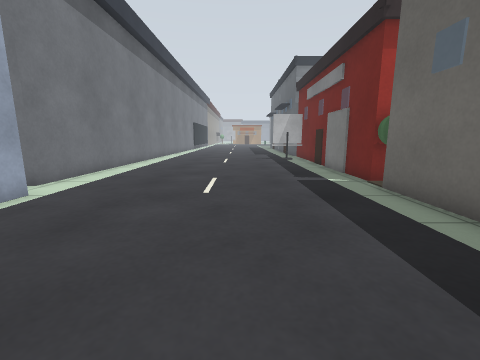
[1] (above)

20 first-person views from a walk through a robot-simulator world made for Gazebo. The camera is 0.72 m above the floor, tilts 10° down and sees 90° across. Floor lines are 1 m apart. The floor is counted in squares, 0.5 m on a side. Each view is taken from the middle of a square. On the plan, view 1 faces up. The plan holds only what a view shows up to about 13 squares ahead; the rest is blank. The place goes on beyond the plan.

[2]
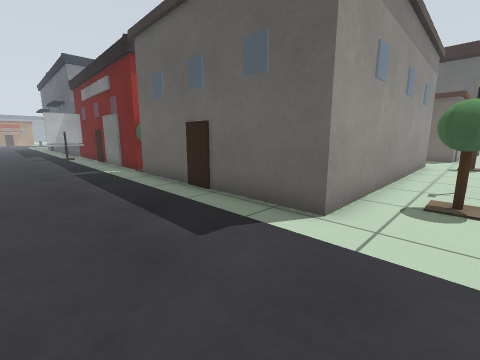

[3]
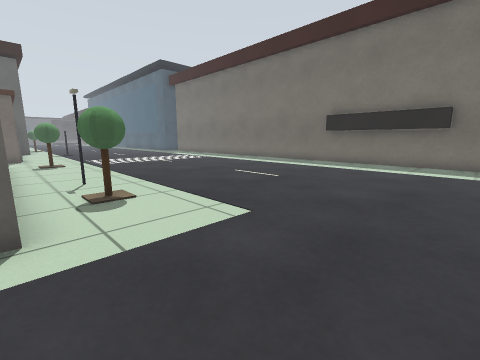

[4]
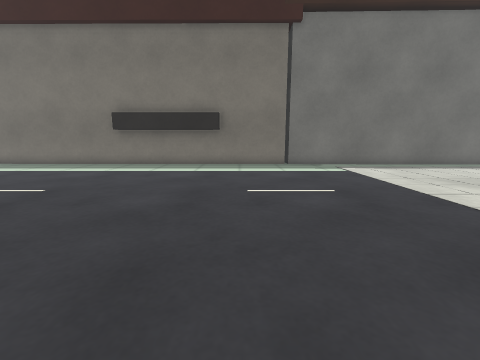

[5]
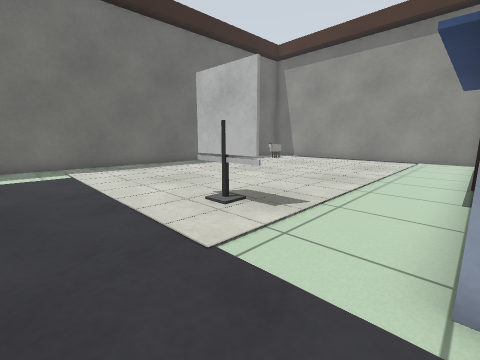

[6]
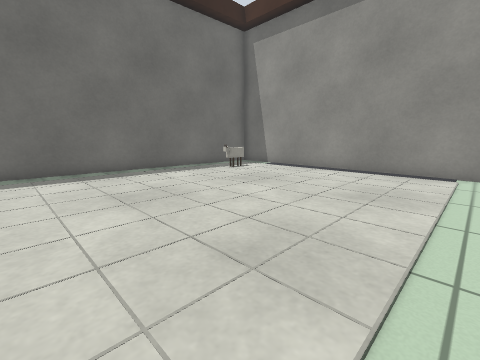

[7]
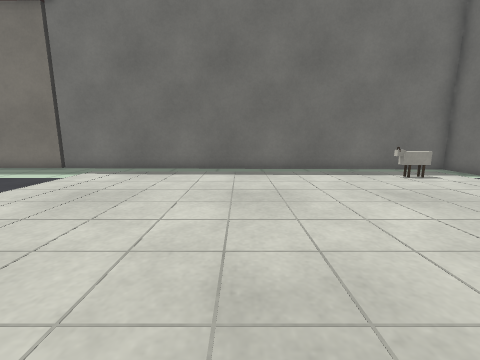

[8]
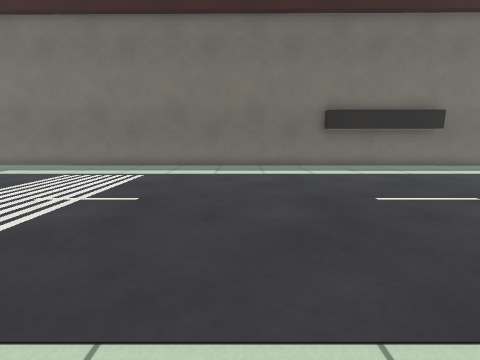

[9]
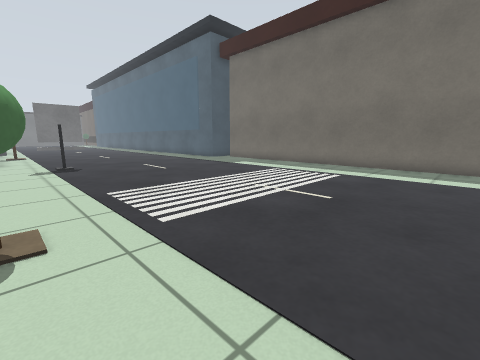

[10]
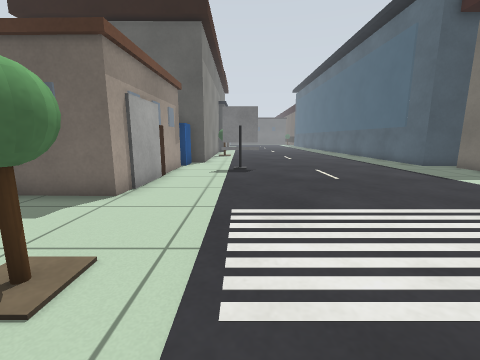

[11]
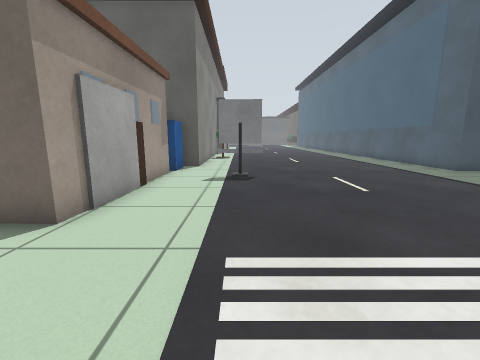

[12]
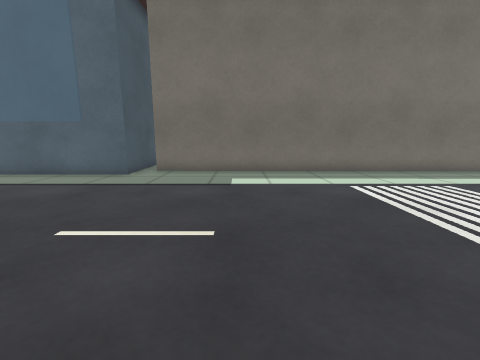

[13]
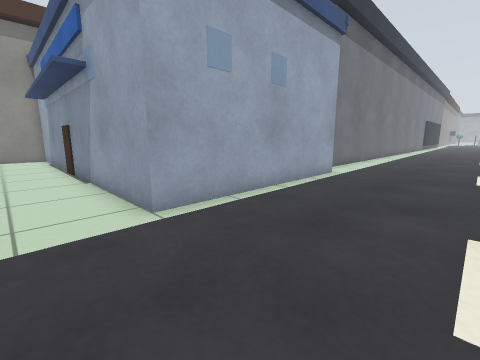

[14]
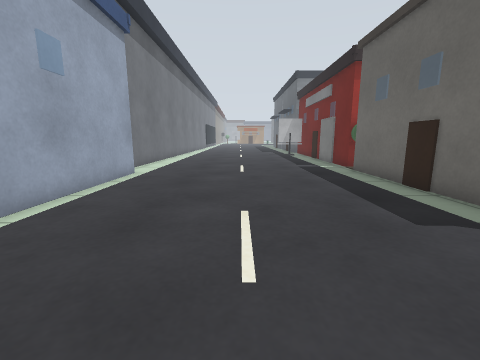

[15]
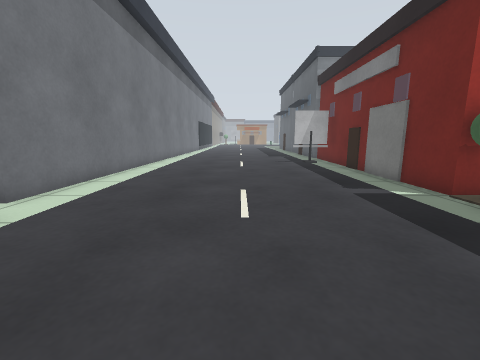

[16]
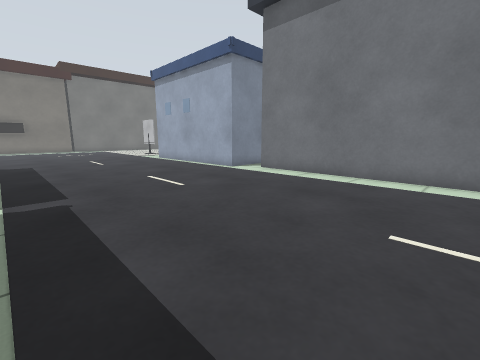

[17]
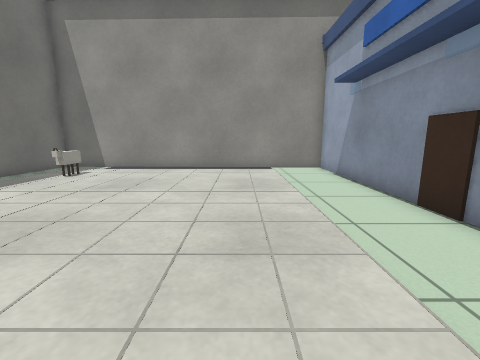

[18]
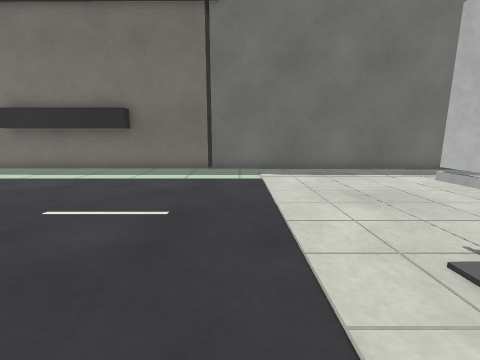

[19]
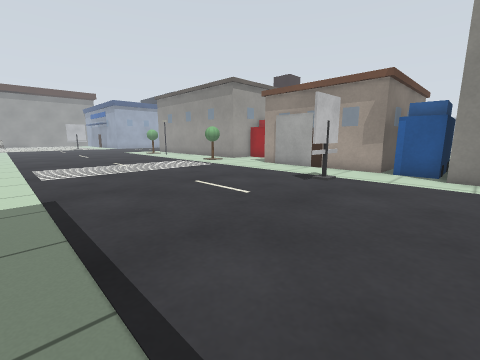

[20]
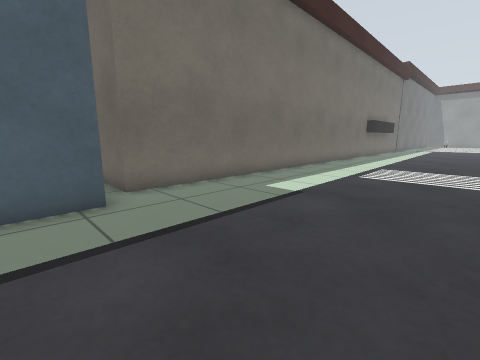

### Floor plan
Key: @ floor where view 1 was taken; # wall or solid block; . floor; = window, fence, low wall or low ledge; H house; S fire station; T tree; L lamp; B grey box; R brown box; I sign; C car; U blue box; O other object.
Columns run from 20 left of view 1 to 28 right of it. Each row starts with its distance up from view 1.
 15               H.........S
 14               H.........S
 13               H.........S
 12               H.........S
 11               H.........S
 10               H.........S
  9               H.........S
  8               H.........TT
  7              H..........TT
  6             OOOO........H
  5                O........H
  4                O........H
  3                O........H                    H
  2                O........H                    H B
  1                O........H              H     H C
  0                O....@...H             .H     H C
 -1 B              O........HHHHHHHHHHHH...H     HCC
 -2 BOOOOOOOOOOOOOOO..........T........T...HHHHHHHCC
 -3 B...OOOOOOOO..............TT.L.....TT..........BB
 -4 B...........................................I....
 -5 B............I..............................I....
 -6 B............I..............................I....
 -7 B............I...................................
 -8 B................................................
 -9 B................................................
-10 B................................................
-11 B................................................
-12 B..O.............................................
-13 B..O.............................................
-14 B..............................................==
-15 BBBBBBBBBBBBBBBBBRBBB#######BB................UUU
-16                  RB BBBBBBBBBBBBBBBBBBBBBBBBBBU
-17                  RB                          BU
-18                  R                           BU

Where each view was taken, in squares from view 1:
view 1: 0 up, 0 right, facing up
view 2: 3 down, 0 right, facing up-right
view 3: 1 down, 0 right, facing down-right
view 4: 2 down, 0 right, facing down
view 5: 2 down, 3 left, facing down-left
view 6: 4 down, 9 left, facing down-left
view 7: 4 down, 11 left, facing down
view 8: 3 down, 11 right, facing down
view 9: 3 down, 11 right, facing down-right
view 10: 5 down, 13 right, facing right
view 11: 5 down, 15 right, facing right
view 12: 5 down, 21 right, facing down
view 13: 4 down, 1 left, facing up-left
view 14: 4 down, 1 left, facing up
view 15: 2 up, 1 left, facing up
view 16: 15 up, 3 right, facing down-left
view 17: 6 down, 8 left, facing left
view 18: 4 down, 4 left, facing down
view 19: 13 down, 28 right, facing up-left
view 20: 9 down, 27 right, facing down-left
